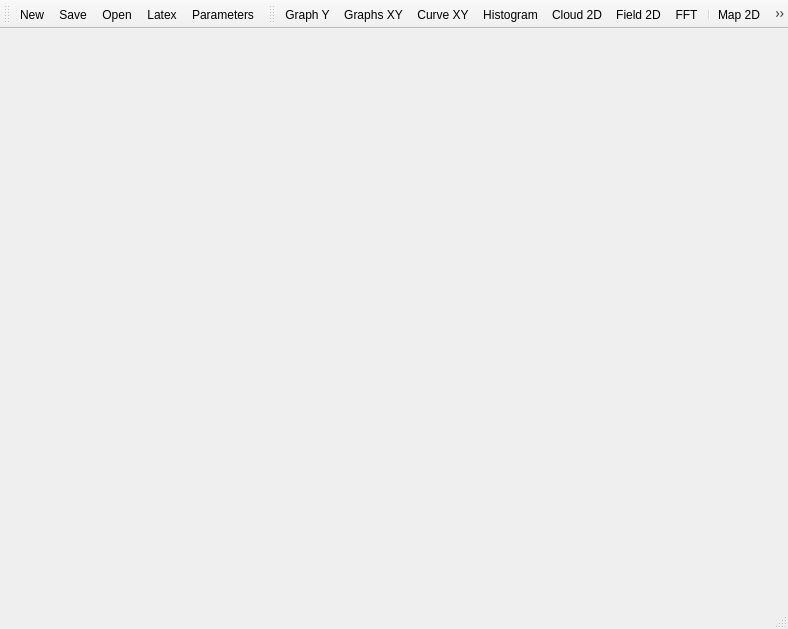
<?xml version="1.0" encoding="UTF-8"?>
<ui version="4.0">
 <class>MainWindow</class>
 <widget class="QMainWindow" name="MainWindow">
  <property name="geometry">
   <rect>
    <x>0</x>
    <y>0</y>
    <width>788</width>
    <height>629</height>
   </rect>
  </property>
  <property name="windowTitle">
   <string>MainWindow</string>
  </property>
  <widget class="QWidget" name="centralWidget"/>
  <widget class="QStatusBar" name="statusBar"/>
  <widget class="QToolBar" name="toolbar_menu">
   <property name="windowTitle">
    <string>toolBar</string>
   </property>
   <property name="allowedAreas">
    <set>Qt::AllToolBarAreas</set>
   </property>
   <property name="orientation">
    <enum>Qt::Horizontal</enum>
   </property>
   <property name="iconSize">
    <size>
     <width>32</width>
     <height>32</height>
    </size>
   </property>
   <property name="toolButtonStyle">
    <enum>Qt::ToolButtonTextUnderIcon</enum>
   </property>
   <attribute name="toolBarArea">
    <enum>TopToolBarArea</enum>
   </attribute>
   <attribute name="toolBarBreak">
    <bool>false</bool>
   </attribute>
   <addaction name="actionNew"/>
   <addaction name="actionSave"/>
   <addaction name="actionOpen"/>
   <addaction name="actionExport"/>
   <addaction name="actionParameters"/>
  </widget>
  <widget class="QToolBar" name="toolbar_graph">
   <property name="windowTitle">
    <string>toolBar</string>
   </property>
   <property name="iconSize">
    <size>
     <width>32</width>
     <height>32</height>
    </size>
   </property>
   <property name="toolButtonStyle">
    <enum>Qt::ToolButtonTextUnderIcon</enum>
   </property>
   <attribute name="toolBarArea">
    <enum>TopToolBarArea</enum>
   </attribute>
   <attribute name="toolBarBreak">
    <bool>false</bool>
   </attribute>
   <addaction name="actionPlot_GraphY"/>
   <addaction name="actionPlot_GraphXY"/>
   <addaction name="actionPlot_CurveXY"/>
   <addaction name="actionHistogram"/>
   <addaction name="actionPlot_Cloud_2D"/>
   <addaction name="actionPlot_Field_2D"/>
   <addaction name="actionFFT"/>
   <addaction name="separator"/>
   <addaction name="actionPlot_MapXYZ"/>
   <addaction name="separator"/>
   <addaction name="actionPlot_Cloud_3D"/>
   <addaction name="separator"/>
   <addaction name="actionPlot_Gain_Phase"/>
   <addaction name="separator"/>
  </widget>
  <action name="actionOpen">
   <property name="icon">
    <iconset resource="rsc.qrc">
     <normaloff>:/img/icons/open.png</normaloff>:/img/icons/open.png</iconset>
   </property>
   <property name="text">
    <string>Open</string>
   </property>
   <property name="shortcut">
    <string>Ctrl+O</string>
   </property>
  </action>
  <action name="actionSave">
   <property name="icon">
    <iconset resource="rsc.qrc">
     <normaloff>:/img/icons/save.png</normaloff>:/img/icons/save.png</iconset>
   </property>
   <property name="text">
    <string>Save</string>
   </property>
   <property name="shortcut">
    <string>Ctrl+S</string>
   </property>
  </action>
  <action name="actionPlot_GraphY">
   <property name="icon">
    <iconset resource="rsc.qrc">
     <normaloff>:/img/icons/graphY.png</normaloff>:/img/icons/graphY.png</iconset>
   </property>
   <property name="text">
    <string>Graph Y</string>
   </property>
   <property name="shortcut">
    <string>F1</string>
   </property>
  </action>
  <action name="actionPlot_GraphXY">
   <property name="icon">
    <iconset resource="rsc.qrc">
     <normaloff>:/img/icons/graphYX.png</normaloff>:/img/icons/graphYX.png</iconset>
   </property>
   <property name="text">
    <string>Graphs XY</string>
   </property>
   <property name="shortcut">
    <string>F2</string>
   </property>
  </action>
  <action name="actionHistogram">
   <property name="icon">
    <iconset resource="rsc.qrc">
     <normaloff>:/img/icons/histogram.png</normaloff>:/img/icons/histogram.png</iconset>
   </property>
   <property name="text">
    <string>Histogram</string>
   </property>
   <property name="shortcut">
    <string>F5</string>
   </property>
  </action>
  <action name="actionPlot_MapXYZ">
   <property name="icon">
    <iconset resource="rsc.qrc">
     <normaloff>:/img/icons/mapYX.png</normaloff>:/img/icons/mapYX.png</iconset>
   </property>
   <property name="text">
    <string>Map 2D</string>
   </property>
   <property name="shortcut">
    <string>F4</string>
   </property>
  </action>
  <action name="actionTile">
   <property name="text">
    <string>Tile</string>
   </property>
   <property name="shortcut">
    <string>Alt+Down</string>
   </property>
  </action>
  <action name="actionCascade">
   <property name="text">
    <string>Cascade</string>
   </property>
   <property name="shortcut">
    <string>Alt+Up</string>
   </property>
  </action>
  <action name="actionNext">
   <property name="text">
    <string>Next</string>
   </property>
   <property name="shortcut">
    <string>Alt+Right</string>
   </property>
  </action>
  <action name="actionPrevious">
   <property name="text">
    <string>Previous</string>
   </property>
   <property name="shortcut">
    <string>Alt+Left</string>
   </property>
  </action>
  <action name="actionPlot_CurveXY">
   <property name="icon">
    <iconset resource="rsc.qrc">
     <normaloff>:/img/icons/curveYX.png</normaloff>:/img/icons/curveYX.png</iconset>
   </property>
   <property name="text">
    <string>Curve XY</string>
   </property>
   <property name="shortcut">
    <string>F3</string>
   </property>
  </action>
  <action name="actionPlot_Cloud_3D">
   <property name="icon">
    <iconset resource="rsc.qrc">
     <normaloff>:/img/icons/cloudZYX.png</normaloff>:/img/icons/cloudZYX.png</iconset>
   </property>
   <property name="text">
    <string>Cloud 3D</string>
   </property>
  </action>
  <action name="actionPlot_Gain_Phase">
   <property name="icon">
    <iconset resource="rsc.qrc">
     <normaloff>:/img/icons/bode.png</normaloff>:/img/icons/bode.png</iconset>
   </property>
   <property name="text">
    <string>Bode</string>
   </property>
  </action>
  <action name="actionFFT">
   <property name="icon">
    <iconset resource="rsc.qrc">
     <normaloff>:/img/icons/fourier.png</normaloff>:/img/icons/fourier.png</iconset>
   </property>
   <property name="text">
    <string>FFT</string>
   </property>
  </action>
  <action name="actionExport">
   <property name="icon">
    <iconset resource="rsc.qrc">
     <normaloff>:/img/icons/latex.png</normaloff>:/img/icons/latex.png</iconset>
   </property>
   <property name="text">
    <string>Latex</string>
   </property>
   <property name="shortcut">
    <string>Ctrl+E</string>
   </property>
  </action>
  <action name="actionPlot_Cloud_2D">
   <property name="icon">
    <iconset resource="rsc.qrc">
     <normaloff>:/img/icons/cloudYX.png</normaloff>:/img/icons/cloudYX.png</iconset>
   </property>
   <property name="text">
    <string>Cloud 2D</string>
   </property>
  </action>
  <action name="actionNew">
   <property name="icon">
    <iconset resource="rsc.qrc">
     <normaloff>:/img/icons/new.png</normaloff>:/img/icons/new.png</iconset>
   </property>
   <property name="text">
    <string>New</string>
   </property>
   <property name="shortcut">
    <string>Ctrl+N</string>
   </property>
  </action>
  <action name="actionParameters">
   <property name="icon">
    <iconset resource="rsc.qrc">
     <normaloff>:/img/icons/parametres.png</normaloff>:/img/icons/parametres.png</iconset>
   </property>
   <property name="text">
    <string>Parameters</string>
   </property>
  </action>
  <action name="actionPlot_Field_2D">
   <property name="text">
    <string>Field 2D</string>
   </property>
  </action>
 </widget>
 <layoutdefault spacing="6" margin="11"/>
 <resources>
  <include location="rsc.qrc"/>
 </resources>
 <connections/>
</ui>
